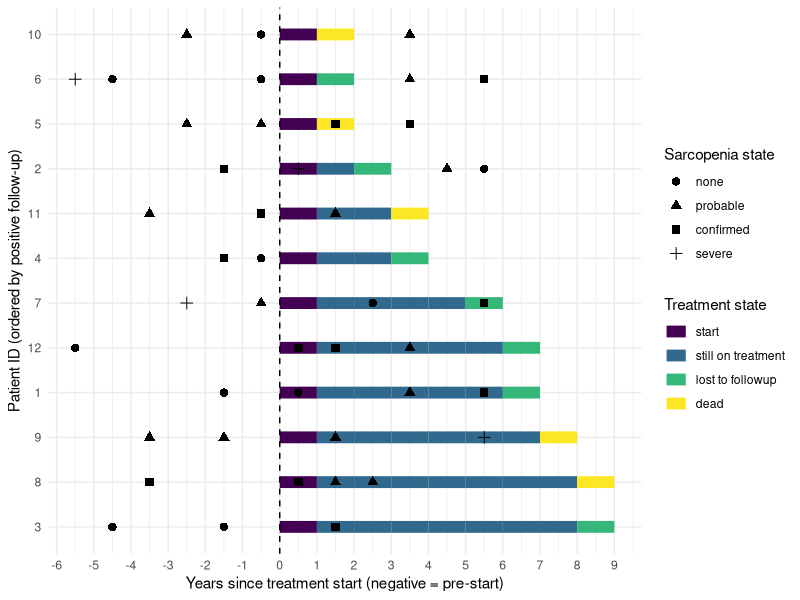

R code for this plot:
# ============================================================
# 0. Setup
# ============================================================
set.seed(123)

library(dplyr)
library(purrr)
library(tibble)
library(ggplot2)
library(forcats)

# ============================================================
# 1. Create dummy data
#    A: treatment states, years 2015–2025
#    B: sarcopenia states, years 2009–2025 (some pre-start)
# ============================================================

n_patients <- 12
ids <- 1:n_patients

# Each patient gets a start (baseline) year between 2015 and 2018
baseline_years <- sample(2015:2018, n_patients, replace = TRUE)
max_year <- 2025

# --- Dataset A: id, year, state --------------------------------
# One state per year from start to end of follow-up (≤ 2025)

A <- seq_along(ids) |>
  map(function(i) {
    id    <- ids[i]
    start <- baseline_years[i]
    
    # number of years of follow-up after start (at least 1 year)
    possible_max_fu <- max_year - start
    fu_years        <- sample(1:8, 1)
    fu_years        <- min(fu_years, possible_max_fu)
    
    years <- seq(from = start, to = start + fu_years)
    rel   <- seq_along(years) - 1  # 0,1,2,...
    
    state <- case_when(
      rel == 0            ~ "start",
      rel == fu_years     ~ sample(c("lost to followup", "dead"), 1),
      TRUE                ~ "still on treatment"
    )
    
    tibble(
      id    = id,
      year  = years,
      state = state
    )
  }) |>
  list_rbind()   # <- modern replacement for map_dfr(..., .id = NULL)

# --- Dataset B: id, year, sarcopenia ----------------------------
# Several sarcopenia measurements per patient, some before start

sarc_levels <- c("none", "probable", "confirmed", "severe")

B <- seq_along(ids) |>
  map(function(i) {
    id   <- ids[i]
    base <- baseline_years[i]
    
    # Choose between 2 and 5 measurement years from (base-6) to (base+5)
    cand_years <- (base - 6):(base + 5)
    years      <- sort(sample(cand_years, size = sample(2:5, 1)))
    
    tibble(
      id         = id,
      year       = years,
      sarcopenia = sample(sarc_levels, length(years), replace = TRUE)
    )
  }) |>
  list_rbind()

# Optional: inspect
# A
# B

# ============================================================
# 2. Define baseline (start year) and relative time (start = 0)
# ============================================================

baseline <- A |>
  filter(state == "start") |>
  group_by(id) |>
  summarise(baseline_year = min(year), .groups = "drop")

A_rel <- A |>
  inner_join(baseline, by = "id") |>
  mutate(rel_year = year - baseline_year)

B_rel <- B |>
  inner_join(baseline, by = "id") |>
  mutate(rel_year = year - baseline_year)

# ============================================================
# 3. Build state segments from A (only positive follow-up)
#    and order patients by positive follow-up length
# ============================================================

# States from time 0 onward
swim_states <- A_rel |>
  filter(rel_year >= 0) |>
  mutate(
    x_start = rel_year,
    x_end   = rel_year + 1
  )

# Positive follow-up length: max rel_year on/after start
fu_lengths <- swim_states |>
  group_by(id) |>
  summarise(fu_max = max(rel_year, na.rm = TRUE), .groups = "drop")

# Order: longest positive follow-up at the top
id_levels <- fu_lengths |>
  arrange(desc(fu_max)) |>
  pull(id)

swim_states <- swim_states |>
  mutate(id_factor = factor(id, levels = id_levels))

B_rel <- B_rel |>
  mutate(id_factor = factor(id, levels = id_levels))

# ============================================================
# 4. Prepare sarcopenia points (including negative years)
# ============================================================

sarc_points <- B_rel |>
  filter(!is.na(sarcopenia)) |>
  mutate(
    # Put point in the middle of the year interval
    x_point = rel_year + 0.5
  )

# ============================================================
# 5. Swimmer plot
#    - segments: treatment states (from 0 onwards)
#    - points: sarcopenia states (negative + positive years)
# ============================================================
swim_states <- swim_states |> mutate(state = factor(state, levels = c("start","still on treatment", "lost to followup", "dead"), ordered = TRUE))
sarc_points <- sarc_points |> mutate(sarcopenia  = factor(sarcopenia , levels = sarc_levels, ordered = TRUE))
ggplot() +
  # Treatment state segments
  geom_segment(
    data = swim_states,
    aes(
      x    = x_start,
      xend = x_end,
      y    = id_factor,
      yend = id_factor,
      colour = state
    ),
    linewidth = 4,
    lineend = "butt"
  ) +
  # Sarcopenia points
  geom_point(
    data = sarc_points,
    aes(
      x     = x_point,
      y     = id_factor,
      shape = sarcopenia
    ),
    size = 2.5
  ) +
  # Vertical line at time 0 (start of treatment)
  geom_vline(xintercept = 0, linetype = "dashed") +
  scale_x_continuous(
    name   = "Years since treatment start (negative = pre-start)",
    breaks = seq(-6, 10, by = 1)
  ) +
  labs(
    y      = "Patient ID (ordered by positive follow-up)",
    colour = "Treatment state",
    shape  = "Sarcopenia state"
  ) +
  theme_minimal()
